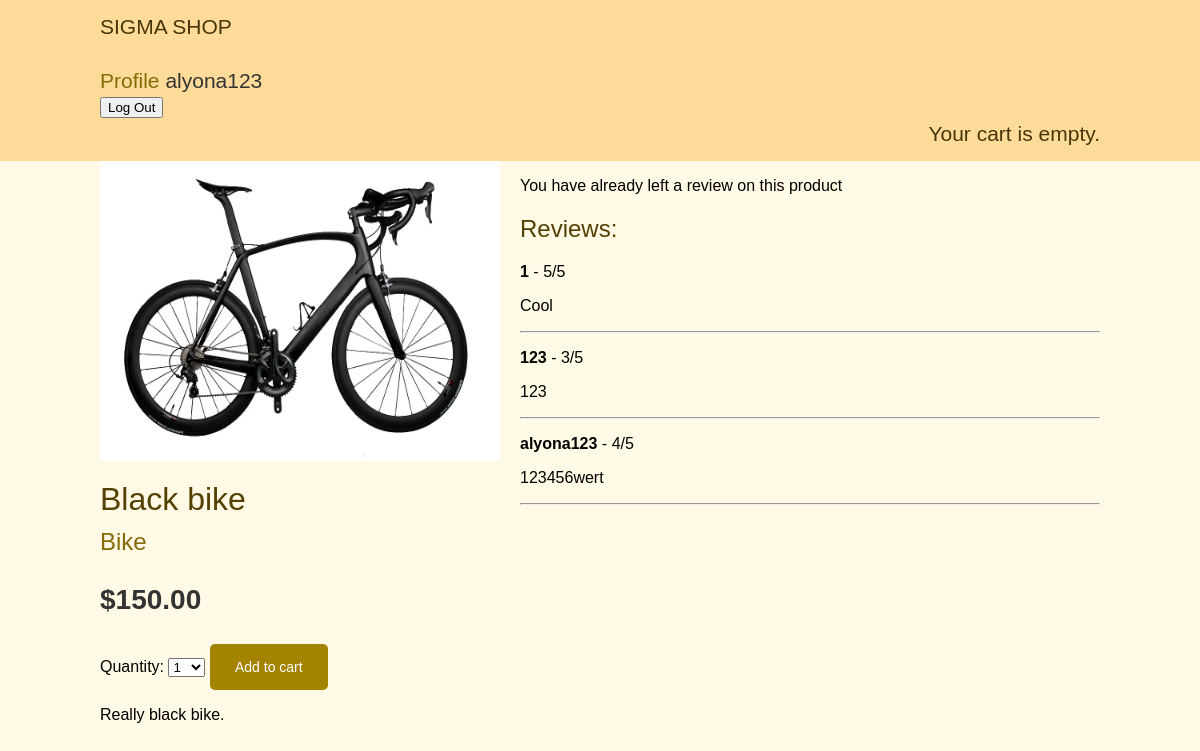
Page /1/9ef181dc-5006-4846-a4f6-ef2f719ef69c (signed in) on the committed database.
### shop/models.py (models this page shows, shortened)
class Product(models.Model):
    category = models.ForeignKey(Category,
                                 related_name='products',
                                 on_delete=models.CASCADE)
    name = models.CharField(max_length=150, db_index=True, verbose_name='Name')
    slug = models.CharField(max_length=150, db_index=True, unique=True, default=uuid.uuid4, verbose_name='Link')
    image = models.ImageField(upload_to=' shop/static/shop/img/product/%Y/%m/%d', blank=True)
    description = models.TextField(max_length=1000, blank=True, verbose_name='Description')
    price = models.DecimalField(max_digits=10, decimal_places=2, verbose_name='Price', default=0.00)
    available = models.BooleanField(default=True, verbose_name='Availability')
    created = models.DateTimeField(default=timezone.now, verbose_name='Uploaded')
    uploaded = models.DateTimeField(auto_now=True, verbose_name='Edited')
    class Meta:
        ordering = ('name',)
        verbose_name = 'Product'
        verbose_name_plural = 'Products'
        index_together = (('id', 'slug'), )

class Category(models.Model):
    name = models.CharField(max_length=100, db_index=True)
    slug = models.SlugField(max_length=100, unique=True)
    class Meta:
        ordering = ('name',)
        verbose_name = 'Category'
        verbose_name_plural = 'Categories'
    def __str__(self):
        return self.name
    def get_absolute_url(self):
        return reverse('shop:product_list_by_category', args=[self.slug])

### reviews/models.py (models this page shows, shortened)
class Review(models.Model):
    product = models.ForeignKey(Product, related_name='reviews', on_delete=models.CASCADE)
    user = models.ForeignKey(User, related_name='reviews', on_delete=models.CASCADE)
    rating = models.IntegerField(choices=[(i, i) for i in range(1, 6)])
    comment = models.TextField()
    created_at = models.DateTimeField(auto_now_add=True)
    update_at = models.DateTimeField(auto_now=True)
    class Meta:
        ordering = ['-created_at']

### shop/views.py (the view)
# urls.py: path('<int:id>/<slug:slug>', views.product_detail,
def product_detail(request, id, slug):
    product = get_object_or_404(Product, id=id, slug=slug, available=True)
    user_review = product.reviews.filter(user=request.user).exists()
    if request.method == 'POST':
        if not user_review:
            form = ReviewForm(request.POST)
            if form.is_valid():
                review = form.save(commit=False)
                review.user = request.user
                review.product = product
                review.save()
                return redirect('shop:product_detail', id=product.id, slug=product.slug)
        else:
            form = ReviewForm(instance=user_review)
    else:
        form = ReviewForm()
    reviews = product.reviews.all()
    cart_product_form = CartAddProductForm()
    return render(request, 'shop/product/detail.html', {'product': product, 'cart_product_form': cart_product_form, 'form': form, 'reviews': reviews, 'user_review':user_review}, )

### cart/forms.py
class CartAddProductForm(forms.Form):
    quantity = forms.TypedChoiceField(
                            choices=PRODUCT_QUANTITY_CHOICES,
                            coerce=int)
    update = forms.BooleanField(required=False,
                                initial=False,
                                widget=forms.HiddenInput)

### reviews/forms.py
class ReviewForm(forms.ModelForm):
    class Meta:
        model = Review
        fields = ['rating', 'comment']

### cart/cart.py (called while the page is built)
    def __len__(self):
        return sum(item['quantity'] for item in self.cart.values())

### cart/context_processor.py (called while the page is built)
def cart(request):
    return {'cart':Cart(request)}

### shop/templates/shop/product/detail.html (shortened to what this page needs)
{% extends "shop/base.html" %}
{% load static %}
{% block content %}
<div class="product-detail">
<img src="{% if product.image %}{{ product.image.url }}{% else %}
{% static "img/no_image.png" %}{% endif %}">
<h1>{{ product.name }}</h1>
<h2>
<a href="{{ product.category.get_absolute_url }}">{{product.category }}</a>
</h2>
<p class="price">${{ product.price }}</p>
    <form action="{% url 'cart:cart_add' product.id %}" method="post">
        {{ cart_product_form }}
        <input type="submit" value="Add to cart">
    </form>
{{ product.description|linebreaks }}
</div>
    <div class="reviews">
    {% if user_review %}
        <p>You have already left a review on this product</p>
    {% endif %}
    <h2>Reviews:</h2>
    {% for review in reviews %}
        <p><strong>{{ review.user.username }}</strong> - {{ review.rating }}/5</p>
        <p>{{ review.comment }}</p>
        <hr>
    {% empty %}
        <p>There are no reviews.</p>
    {% endfor %}
</div>
{% endblock %}

### shop/templates/shop/base.html (shortened to what this page needs)
{% load static %}
<!DOCTYPE html>
<html>
  <head>
    <link href="{% static "css/base.css" %}" rel="stylesheet">
  </head>
  <body>
    <div id="header">
        <a href="/" class="logo">SIGMA SHOP</a>
    </div>
    <div id="subheader">
      <a href="{% url 'user_profile:profile' %}" class="profile">Profile</a>
      {% block content1 %}
        {% if user.is_authenticated %}
         {{ user.username }}
        <form action="{% url 'user_profile:logout' %}" method="post">
          <button type="submit" class="button" style = "text-align: right;">Log Out</button>
        </form>
        {% else %}
        <p>You are not logged in <a href="{% url 'user_profile:login' %}"> Log In</a></p>
        {% endif %}
        {% endblock %}
      <div class="cart">
        {% with total_items=cart|length %}
        {% if cart|length > 0 %}
        In your cart:
        <a href="{% url 'cart:cart_detail' %}">{{ total_items }}x ,${{ cart.get_total_price }}</a>
        {% else %}
        Your cart is empty.
        {% endif %}
        {% endwith %}
      </div>
    </div>
    <div id="content">
      {% block content %}{% endblock %}
    </div>
  </body>
</html>

### shop/static/css/base.css (style rules this page uses)
body { margin: 0; padding: 0; font-family: 'Arial', sans-serif; background: #fff9e5; }
h1, h2, h3, h4, h5, h6 { font-family: 'Arial', sans-serif; font-weight: normal; color: hsl(45, 93%, 17%); }
a { text-decoration: none; color: hwb(48 4% 48%); }
a.button, input[type="submit"] { color: #fff; background: hsl(48, 100%, 32%); border-radius: 5px; padding: 15px 25px; font-size: 14px; border: 0; }
#header { padding: 15px 100px; font-size: 18px; overflow: auto; }
#subheader { color: #333; padding: 15px 100px; overflow: auto; font-size: 21px; }
#header, #subheader { background: #ffdb99; color: #333; }
#header .logo { font-family: 'Arial', sans-serif; float: left; color: #333; font-size: 21px; margin-right: 10%; }
#subheader .cart { float: right; padding-top: 4px; }
#header .logo, #subheader .cart { color: #463609; }
#content { padding: 0 100px; overflow: hidden; }
.product-detail { float: inline-start; text-align: justify; }
.product-detail .price { color: #333; font-size: 28px; font-weight: bold; }
.product-detail img { width: 400px; height: 300px; float: left; padding: 0 20px 20px 0; }
.product-detail h1 { margin-bottom: 0; }
.product-detail h2 { margin-top: 10px; }
.profile { margin-right: 0; padding-right: 0; clear: right; }

### rows in the picture
Product: image (picture), name "Black bike", category "Bike", price "150.00", description "Really black bike."
Review: user.username "1", rating "5", comment "Cool"
Review: user.username "123", rating "3", comment "123"
Review: user.username "alyona123", rating "4", comment "123456wert"

### other values in the picture
{{ user.username }} "alyona123"
